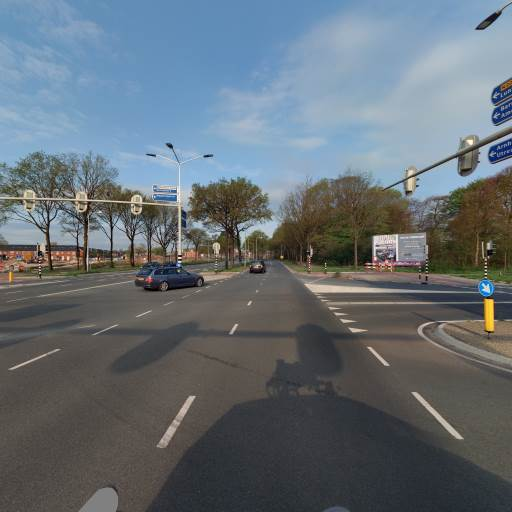
#> input picture Data2/5D3E6DG6_1_L_0_0.jpg, 512 x 512 px, given in place of stream_00006-000000_00096_0002405.jpg, which was not available
$ jupyter execute --allow-errors test_dis_mes.ipynb   (text cells are left out)
#> lines starting #> are read from the running program, lines starting #| are printed output that depends on the picture; pictures that were not available may be replaced by others from this repository, and a replacement may not be noted
[cell 1]
import os
import pandas as pd
from shutil import copyfile
import numpy as np
import math
from PIL import Image

[cell 2]
def parse_iml():
    file_path = 'D:\\Distance Measurement\\images_tmatched.iml'
    output_file_path = 'D:\\Distance Measurement\\images_tmatched.csv'
    f_output = open(output_file_path, 'w')

    with open(file_path, 'r') as file_object:
        line = file_object.readline()
        img_info = ''
        while line:

            if line.find('Xyz=') != -1:
                print(line)
                img_info = img_info + ' ' + line

            if line.find('.jpg') != -1:
                print(line)
                img_info = process_img_info(img_info)
                f_output.write(img_info)
                img_info = line


            line = file_object.readline().strip()

    f_output.close()

# [6 lines left out: function process_img_info, not called in this run]

#> (a cell that did not finish here is left out)

[cell 4]
def select_img(sign_x, sign_y):

    # yellow recctangle row 8
    # sign_x = 135374.04
    # sign_y = 399504.64
    # red_triangle_downword	135279.554	399389.056
    # sign_x = 135279.554
    # sign_y = 399389.056

    # red_circle_obstruction	135470.324	399679.618
    # yellow_rectangle	135381.225	399535.479
# red_triangle_downword	135279.554	399389.056
# white_rectangle	135283.862	399401.01
# inactive	135137.17	399106.46
# red_circle_obstruction	135189.919	399199.926
# yellow_rectangle	135152.33	399145.71


    #sign_x = 135511.79
    #sign_y = 399687.64

    # blue_rectangle_speed_limit	135179.94	399169.1

    src_dir = '\\\\192.168.0.5\\work\\Work\\prjdata\\AO34\\Panoramas'
    dest_dir = 'D:\\Distance Measurement\\Panaromas'

    iml_file_path = 'D:\\Distance Measurement\\images_tmatched2.csv'
    df_iml = pd.read_csv(iml_file_path, delimiter=' ')

    for index, row in df_iml.iterrows():
        x = row['x']
        y = row['y']
        img_name = row['image_name']

        if abs(sign_x -x) < 10 and abs(sign_y - y) < 10 and abs(sign_x -x) > 5 and abs(sign_y - y) > 5:
            print(img_name)
            src_file = os.path.join(src_dir, img_name)
            dest_file = os.path.join(dest_dir, img_name)
            copyfile(src_file, dest_file)


        #b = 0
    #a = 0

[cell 5]
sign_x, sign_y = 135377.885, 399511.688

#> (a cell that did not finish here is left out)

[cell 7]
iml_file_path = 'D:\\Distance Measurement\\images_tmatched2.csv'

[cell 8]
sign_csv_path = r'D:\Distance Measurement\street_sign_location.csv'

#> (a cell that did not finish here is left out)

#> (a cell that did not finish here is left out)

#> (a cell that did not finish here is left out)

#> (a cell that did not finish here is left out)

[cell 13]
def get_sign_xval_yval(give_index):

    for index, row in df_sign.iterrows():
        if index == give_index:
            x_val = df_sign['x'][index]
            y_val = df_sign['y'][index]

    print(x_val, y_val)
    return x_val, y_val

[cell 14]
#img_name = 'stream_00000-000000_00001_0000001.jpg'
# [13 lines left out: function get_car_xval_yval, not called in this run]

#> (a cell that did not finish here is left out)

#> (a cell that did not finish here is left out)

#> (a cell that did not finish here is left out)

[cell 18]
src_dir = '\\\\192.168.0.5\\work\\Work\\prjdata\\AO34\\Panoramas'

[cell 19]
for i in os.listdir(src_dir):
    print(i)

[cell 20]
import numpy as np
import cv2 as cv
from matplotlib import pyplot as plt

[cell 21]
imgL = cv.imread(r'D:\Distance Measurement\Panaromas\stream_00006-000000_00096_0002405.jpg',0)
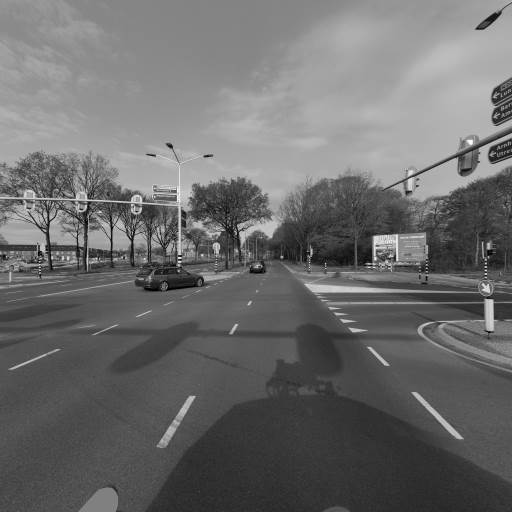
#> imgL: shape (512, 512); min 0, max 255, mean 108.2
imgR = cv.imread(r'D:\Distance Measurement\Panaromas\stream_00006-000000_00097_0002406.jpg',0)
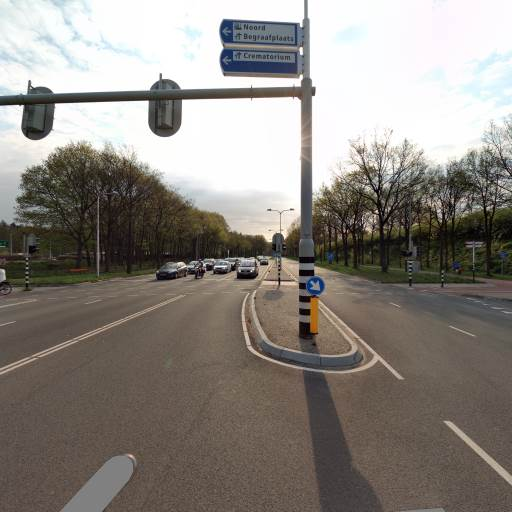
#> input picture Data2/5D3E6DGJ_1_R_0_0.jpg, 512 x 512 px, given in place of stream_00006-000000_00097_0002406.jpg, which was not available
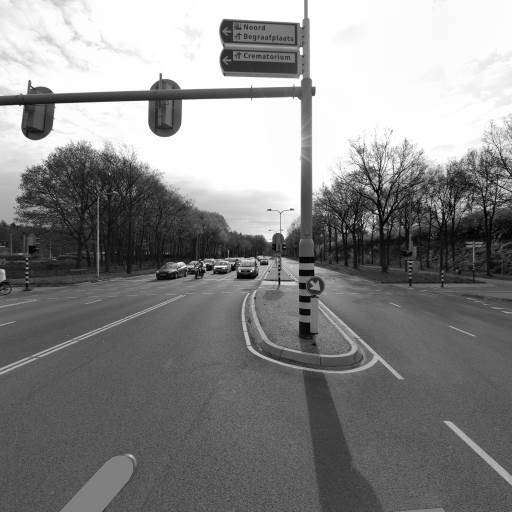
#> imgR: shape (512, 512); min 0, max 255, mean 135
stereo = cv.StereoBM_create(numDisparities=64, blockSize=5)
disparity = stereo.compute(imgL,imgR)
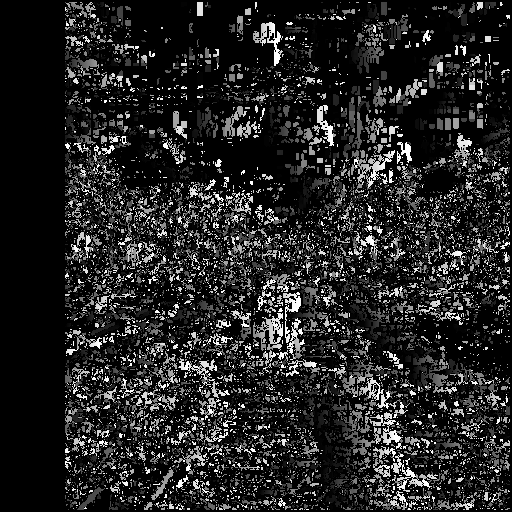
#> disparity: shape (512, 512) int16; min -16, max 1008, mean 133.1; drawn with min black and max white
cv.imwrite('disparity1.jpg', disparity)
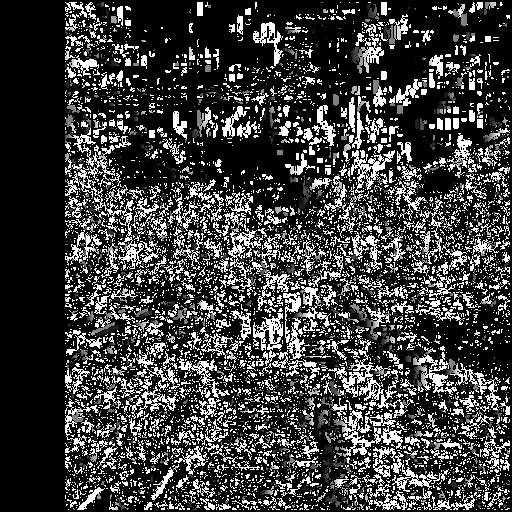
#> saved as disparity1.jpg: shape (512, 512); min 0, max 255, mean 62.5
plt.imshow(disparity,'gray')
plt.show()

[cell 22]
disparity

#> (a cell that did not finish here is left out)

[cell 24]
import os
import pandas as pd
from shutil import copyfile
import numpy as np
import math
import cv2
from pyproj import Proj, transform

[cell 25]
# [17 lines left out: function select_img, not called in this run]
            #copyfile(src_file, dest_file)

[cell 26]
iml_file_path = 'D:\\Distance Measurement\\images_tmatched2.csv'
sign_csv_path = r'D:\Distance Measurement\street_sign_location.csv'
#> (the rest of this cell did not finish here and is left out)

[cell 27]
give_index = 3
#> (the rest of this cell did not finish here and is left out)


#> (a cell that did not finish here is left out)

[cell 29]
# [13 lines left out: function get_car_xval_yval, not called in this run]

[cell 30]
def get_sign_xval_yval(give_index):
#> called with give_index = 3
    actual_index = give_index - 2

    for index, row in df_sign.iterrows():
        if index == actual_index:
            x_val = df_sign['x'][index]
            y_val = df_sign['y'][index]
            sign_name = df_sign['LAYER'][index]

    print(sign_name, x_val, y_val)
    return x_val, y_val
